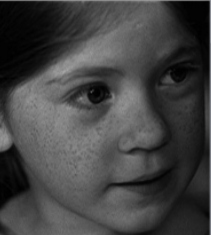
#> input picture ch22-直方图变换/child.jpg, 211 x 235 px
$ python '直方图正规化1.py'   (older library calls are emulated)
#> lines starting #> are read from the running program, lines starting #| are printed output that depends on the picture
# -*- coding: utf-8 -*-
# @Time    : 2020/9/2 16:44
# @Author  : jhys
# @FileName: 直方图正规化1.py

import cv2
import numpy as np
import matplotlib.pyplot as plt

if __name__ == '__main__':
    src = cv2.imread("child.jpg", cv2.IMREAD_ANYCOLOR)
#> src is the input picture: shape (235, 211, 3); mean B, G, R 66.7, 66.6, 66.6
    dst = np.zeros_like(src)

    cv2.normalize(src, dst, 0, 255, cv2.NORM_MINMAX, cv2.CV_8U)
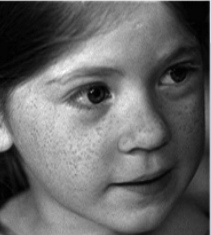
#> dst: shape (235, 211, 3); mean B, G, R 103, 103, 102.9


    #计算灰度直方图
    grayHist = cv2.calcHist([src], [0], None, [256], [0, 256])
#> grayHist = 256 values, max 832 at index 3, min 0 at index 161, mean 193.7
    grayHist1 = cv2.calcHist([dst], [0], None, [256], [0, 256])
#> grayHist1 = 256 values, max 832 at index 5, min 0 at index 1, mean 193.7

    #画出直方图
    x_range = range(256)
    plt.plot(x_range, grayHist, 'r', linewidth=1.5, c='black')
    plt.plot(x_range, grayHist1, 'r', linewidth=1.5, c='b')
    #设置坐标轴的范围
    y_maxValue = np.max(grayHist)
#> y_maxValue = 832
    plt.axis([0, 255, 0, y_maxValue]) #画图范围
    plt.xlabel("gray Level")
    plt.ylabel("number of pixels")
    plt.show()
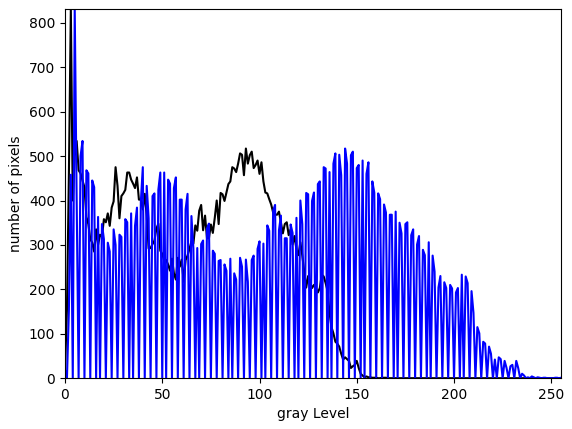
#> figure drawn by matplotlib, 1 panel; curve peaks at x = 3, y = 832; curve peaks at x = 5, y = 832

    cv2.imshow("src", src)
    cv2.imshow("dst", dst)
    cv2.waitKey(0)
    cv2.destroyWindow()

$ run again, with ch22-直方图变换/imori_dark.jpg copied over ch22-直方图变换/child.jpg
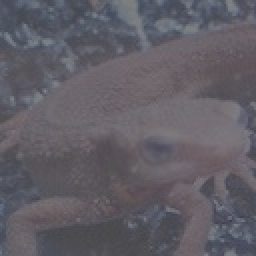
#> input picture ch22-直方图变换/imori_dark.jpg, 128 x 128 px (shown 2 times larger)
#> src is the input picture: shape (128, 128, 3); mean B, G, R 101.9, 94, 97.2
#> `cv2.normalize(src, dst, 0, 255, cv2.NORM_MINMAX, cv2.CV_8U)`:
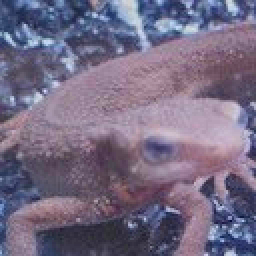
#> dst: shape (128, 128, 3) (shown 2 times larger); mean B, G, R 131.9, 107.2, 117.2
#> grayHist = 256 values, max 567 at index 108, min 0 at index 0, mean 64
#> grayHist1 = 256 values, max 567 at index 151, min 0 at index 0, mean 64
#> y_maxValue = 567
#> `plt.show()`:
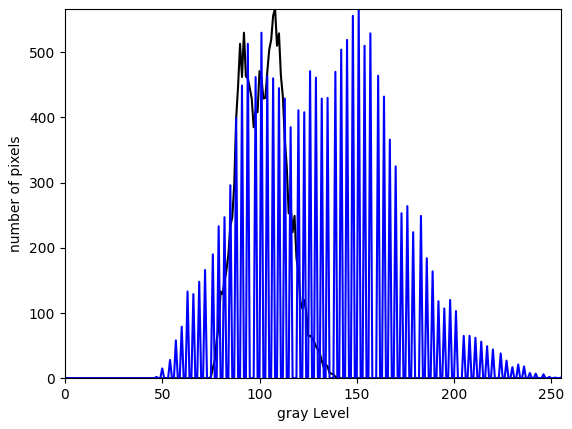
#> figure drawn by matplotlib, 1 panel; curve peaks at x = 108, y = 567; curve peaks at x = 151, y = 567
